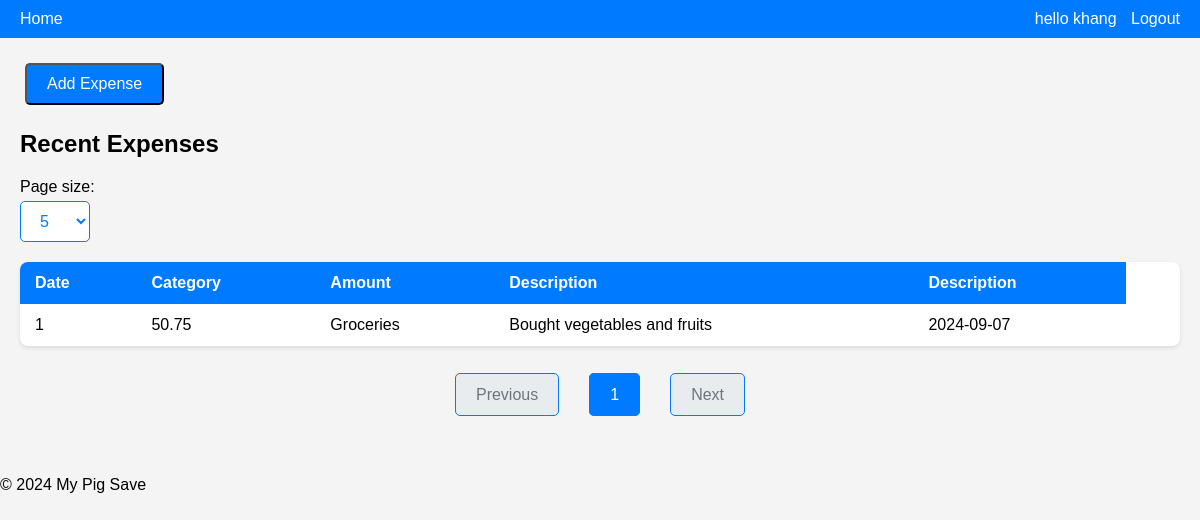
The app's page /expenses (signed in), older data.
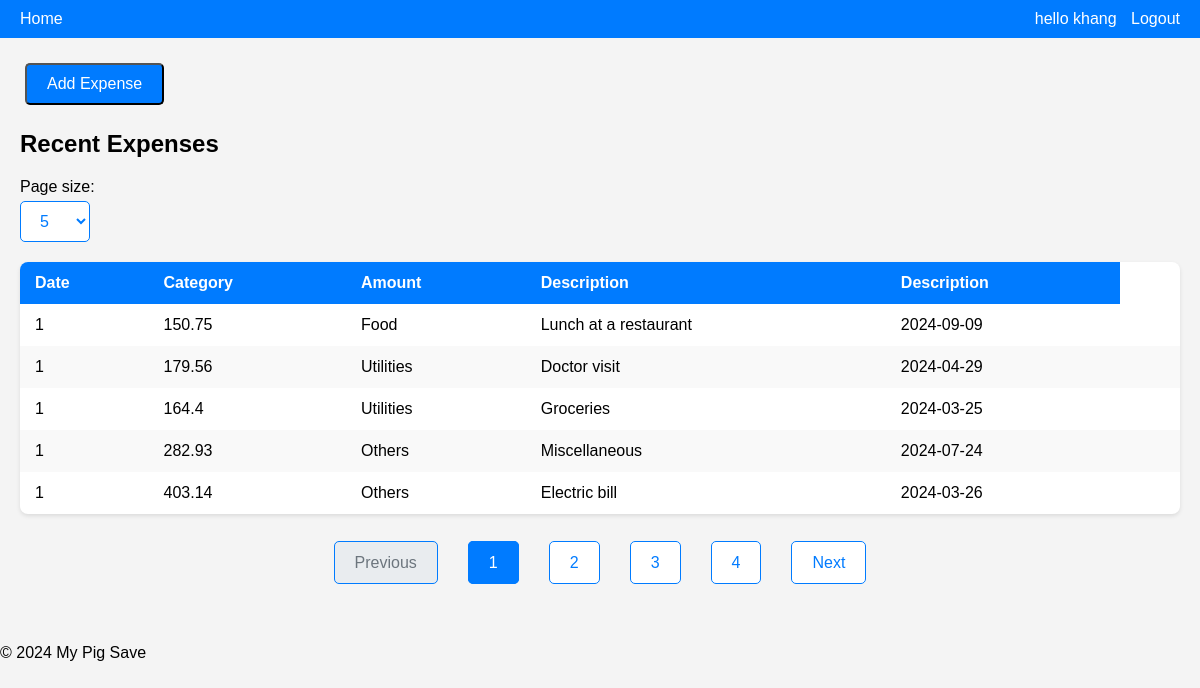
The same page, newer data.
### tables this page shows
CREATE TABLE users (
            id INTEGER PRIMARY KEY AUTOINCREMENT,
            username TEXT NOT NULL UNIQUE,
            password TEXT NOT NULL
        );

CREATE TABLE expenses (
            id INTEGER PRIMARY KEY AUTOINCREMENT,
            user_id INTEGER NOT NULL,
            amount REAL NOT NULL,
            category TEXT,
            description TEXT,
            date TEXT NOT NULL,
            FOREIGN KEY (user_id) REFERENCES users (id)
        );

### routes.py (the view)
@routes.route('/expenses')
@login_required
def expenses():
    user_id = current_user.id
    page = request.args.get('page', 1, type=int)
    size = request.args.get('size', 5, type=int)
    expenses,total_expenses  = Expense.getAllExpense(user_id, page, size)
    total_pages = math.ceil(total_expenses / size)
    max_pages_displayed = 4
    math
    start_page = max(1, page - 2)
    end_page = min(total_pages, start_page + max_pages_displayed - 1)
    if end_page - start_page < max_pages_displayed - 1:
        start_page = max(1, end_page - max_pages_displayed + 1)
    return render_template('expense/list.html',
                           expenses=expenses,
                           page = page,
                           total_pages = total_pages,
                           end_page= end_page,
                           start_page = start_page,
                           size = size)

### app.py (called while the page is built)
@login_manager.user_loader
def load_user(id):
    from models.user import User
    return User.getUser(id)

### models/expense.py (called while the page is built)
    def getAllExpense(user_id, page, size):
        conn = sqlite3.connect('pig_save.db')
        cursor = conn.cursor()
        cursor.execute('SELECT * FROM expenses WHERE user_id = ? LIMIT ? OFFSET ?', (user_id, size, (page -1) * size))
        expenses = cursor.fetchall()
        total_expenses = conn.execute('SELECT COUNT(*) FROM expenses').fetchone()[0]
        conn.close()
        return expenses, total_expenses

### models/user.py (called while the page is built)
    def getUser(user_id):
        conn = sqlite3.connect('pig_save.db')
        cursor = conn.cursor()
        cursor.execute('SELECT id, username FROM users WHERE id = ?', (user_id,))
        user = cursor.fetchone()
        conn.close()
        if user:
            return User(user[0], user[1])
        return None

### templates/expense/list.html (shortened to what this page needs)
{% extends "base.html" %}
{% block content %}
<button id="openExpenseDialog" class="btn">Add Expense</button>
    <h2>Recent Expenses</h2>
    {% if expenses %}
    <form method="get" action="{{ url_for('main.expenses') }}">
        <label for="size">Page size:</label>
        <select name="size" id="size" onchange="this.form.submit()">
            <option value="5" {% if size == 5 %}selected{% endif %}>5</option>
        </select>
    </form>
        <table>
            <thead>
                <tr>
                    <th>Date</th>
                    <th>Category</th>
                    <th>Amount</th>
                    <th>Description</th>
                    <th>Description</th>
                </tr>
            </thead>
            <tbody>
                {% for expense in expenses %}
                    <tr>
                        <td>{{ expense[1] }}</td>
                        <td>{{ expense[2] }}</td>
                        <td>{{ expense[3] }}</td>
                        <td>{{ expense[4] }}</td>
                        <td>{{ expense[5] }}</td>
                        <td>{{ expense[6] }}</td>
                    </tr>
                {% endfor %}
            </tbody>
        </table>
        <div>
            <nav aria-label="Page navigation">
                <ul class="pagination">
                    {% if page > 1 %}
                        <li class="page-item">
                            <a class="page-link" href="{{ url_for('main.expenses', page=page-1, page_size=page_size) }}">Previous</a>
                        </li>
                    {% else %}
                        <li class="page-item disabled">
                            <a class="page-link">Previous</a>
                        </li>
                    {% endif %}
                    {% for p in range(start_page, end_page + 1) %}
                        <li class="page-item {% if p == page %}active{% endif %}">
                            <a class="page-link" href="{{ url_for('main.expenses', page=p, size=size) }}">{{ p }}</a>
                        </li>
                    {% endfor %}
                    {% if page < total_pages %}
                        <li class="page-item">
                            <a class="page-link" href="{{ url_for('main.expenses', page=page+1, size=size) }}">Next</a>
                        </li>
                    {% else %}
                        <li class="page-item disabled">
                            <a class="page-link">Next</a>
                        </li>
                    {% endif %}
                </ul>
            </nav>
        </div>
    {% else %}
        <p>No expenses recorded.</p>
    {% endif %}
{% endblock %}

### templates/base.html (shortened to what this page needs)
<!DOCTYPE html>
<html lang="en">
<head>
    <link rel="stylesheet" type="text/css" href="{{ url_for('static', filename='css/main.css') }}">
</head>
<body>
    <header>
        <nav class="flex content-between">
            {% if current_user.is_authenticated %}
            <div>
                <a href="{{ url_for('main.dashboard') }}">Home</a>
            </div>
                <div>
                    <span>hello {{current_user.username}}</span>
                    <a href="{{ url_for('main.logout') }}">Logout</a>
                </div>
            {% endif %}
        </nav>
    </header>
    <main>
        {% block content %}
        {% endblock %}
    </main>
    <footer>
        <p>&copy; 2024 My Pig Save</p>
    </footer>
</body>
</html>

### static/css/main.css (style rules this page uses)
body { font-family: Arial, sans-serif; margin: 0; padding: 0; background-color: #f4f4f4; }
header { background-color: #007bff; color: #fff; padding: 10px; }
nav a { color: #fff; margin: 0 10px; text-decoration: none; }
main { padding: 20px; }
.btn { display: inline-block; padding: 10px 20px; font-size: 16px; color: #fff; background-color: #007bff; text-decoration: none; border-radius: 5px; margin: 5px; text-align: center; }
table { width: 100%; border-collapse: collapse; margin: 20px 0; background-color: #fff; border-radius: 8px; overflow: hidden; box-shadow: 0 2px 4px rgba(0, 0, 0, 0.1); }
table thead { background-color: #007bff; color: #fff; }
table th, table td { padding: 12px 15px; text-align: left; }
table th { font-weight: bold; }
table tbody tr:nth-child(even) { background-color: #f9f9f9; }
select { padding: 10px 15px; font-size: 1rem; border: 1px solid #007bff; border-radius: 5px; background-color: #fff; color: #007bff; outline: none; transition: background-color 0.3s ease, color 0.3s ease; cursor: pointer; }
.pagination { display: flex; justify-content: center; padding: 20px 0; }
.pagination li { display: inline; margin: 0 5px; }
.pagination li a { text-decoration: none; padding: 12px 20px; border: 1px solid #007bff; border-radius: 5px; color: #007bff; background-color: #fff; transition: background-color 0.3s ease, color 0.3s ease; font-weight: 500; }
.pagination li.active a { background-color: #007bff; color: #fff; border-color: #007bff; pointer-events: none; }
.page-item.disabled a { background-color: #e9ecef; color: #6c757d; pointer-events: none; }
.pagination li a { cursor: pointer; }
.flex { display: flex; }
.content-between { justify-content: space-between; }
form label { display: block; margin-bottom: 5px; }

Row changes from the older to the newer data that the page shows:
removed expenses: user "1", amount "50.75", category "Groceries", description "Bought vegetables and fruits", date "2024-09-07"
added expenses: user "1", amount "150.75", category "Food", description "Lunch at a restaurant", date "2024-09-09"
added expenses: user "1", amount "179.56", category "Utilities", description "Doctor visit", date "2024-04-29"
added expenses: user "1", amount "164.4", category "Utilities", description "Groceries", date "2024-03-25"
added expenses: user "1", amount "282.93", category "Others", description "Miscellaneous", date "2024-07-24"
added expenses: user "1", amount "403.14", category "Others", description "Electric bill", date "2024-03-26"
Text that changed along with them:
new list line: "2"
new list line: "3"
new list line: "4"
